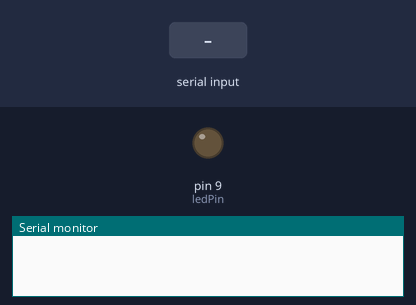
A sketch run on a simulated Arduino Uno, built with avr-gcc and run on an emulated ATmega328P. Parts: output pins drawn as LEDs (lit = HIGH), the last lines printed to the serial monitor. The test bench sets the inputs (shaded band).

Above: at 1.2 s.
1.3 s: "90,45\n" received over Serial
At 2.1 s:
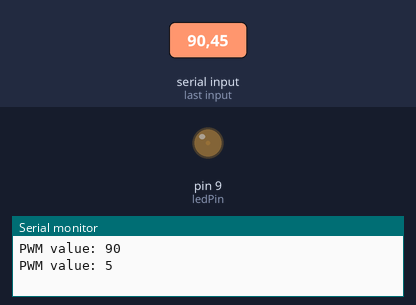
2.8 s: "200\n" received over Serial
At 3.1 s:
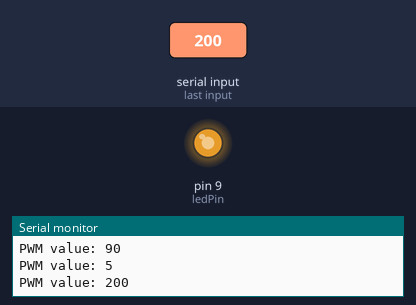
4.3 s: "5\n" received over Serial
At 5.4 s:
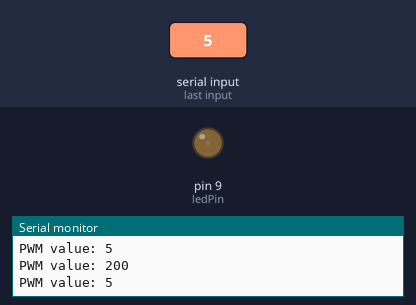
5.8 s: "90\n" received over Serial
At 6.6 s:
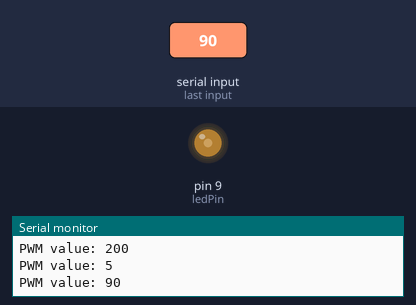
Timing chart, 0 to 8.3 s (numbered marks = the images above; inputs shaded):
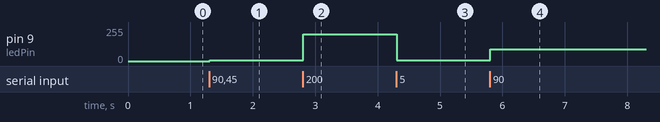

The sketch:

set_pwm_manually.ino
```cpp
int ledPin = 9; // LED connected to digital pin 9

int val = 0; // variable to store the read value

char inputBuffer[4];
uint8_t number = 0;
void setup() {
   Serial.begin(9600);
   pinMode(ledPin, OUTPUT); // sets the pin as output
}

void loop()
{
  if (Serial.available() > 0) {

    Serial.readBytesUntil('\n', inputBuffer, 4);
    number = atoi(inputBuffer);
    Serial.print("PWM value: ");
    Serial.println(number);
    analogWrite(ledPin,number);
    number = 0;
    memset(inputBuffer,0x00,4);
  }
}
```

Measured:
- after the input at 1.3 s, pin 9 (ledPin): 0/255 → 5/255 at once
- after the input at 2.8 s, pin 9 (ledPin): 5/255 → 200/255 at once
- after the input at 4.3 s, pin 9 (ledPin): 200/255 → 5/255 at once
- after the input at 5.8 s, pin 9 (ledPin): 5/255 → 90/255 at once
